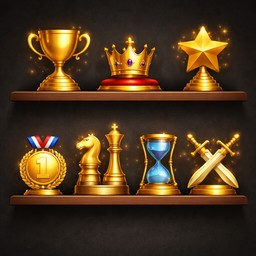
#> input picture src/Assets/connoisseur.jpg, 256 x 256 px
$ python docborder.py ../../../../src/Assets/connoisseur.jpg
#> lines starting #> are read from the running program, lines starting #| are printed output that depends on the picture
"""Stroke a hairline frame around a screenshot whose own edge does not show on the page.

A shot whose border colour matches the page it lands on has no visible boundary, so the reader
cannot see where the picture stops. macOS gives a decorated window a hairline for free; an
undecorated one, or a region crop, has none.

Two choices worth keeping:

  * The canvas GROWS by one pixel a side and the original is pasted inside it, so no pixel of the
    capture is overwritten. Every output is exactly +2 x +2 of its input.
  * The grey is DERIVED from the image's own edge luminance rather than fixed. A fixed light grey
    (the #BDBDBD macOS strokes windows with) is invisible against a near-white window edge on a
    near-white page, which is the exact case this exists for: measured 243 on this project's two
    settings-style windows.

Run through the capture scripts, never by hand: a border applied by hand is silently lost the next
time the shot is captured.

The untouched capture is copied to raw/<same name> beside the image just before it is framed, and
committed, so the frame can be redrawn with other settings on either machine without a re-shoot. A
shot this skips is not copied: it leaves unchanged, so the committed image is its own raw.

Usage: python docborder.py <image.png> [more.png ...]
"""
import os
import shutil
import sys
from PIL import Image

# How far the hairline sits from the image's own edge, in luminance. Clamped to a mid grey: a light
# one vanishes on a light page and a dark one on a dark page, and the border has to carry the
# contrast whenever the image itself barely differs from the page.
DISTANCE = 130
MIN_LUM, MAX_LUM = 96, 176


def edge_luminance(im):
    """Median luminance of the opaque pixels on the image's own one-pixel frame."""
    px, (w, h) = im.load(), im.size
    lums = []
    for x in range(0, w, 7):
        for y in (0, h - 1):
            r, g, b, a = px[x, y]
            if a > 200:
                lums.append(0.2126 * r + 0.7152 * g + 0.0722 * b)
    for y in range(0, h, 7):
        for x in (0, w - 1):
            r, g, b, a = px[x, y]
            if a > 200:
                lums.append(0.2126 * r + 0.7152 * g + 0.0722 * b)
    lums.sort()
    return lums[len(lums) // 2] if lums else 255.0


def border_grey(edge):
    away = edge - DISTANCE if edge > 127 else edge + DISTANCE
    return int(round(min(MAX_LUM, max(MIN_LUM, away))))


def add_border(path):
#> called with path = '../../../../src/Assets/connoisseur.jpg'
    im = Image.open(path).convert("RGBA")
    w, h = im.size
#> w = 256; h = 256
    if min(im.getpixel(c)[3] for c in ((0, 0), (w - 1, 0), (0, h - 1), (w - 1, h - 1))) < 255:
        # Transparent rounded corners: a square frame would box the corners and leave page
        # background inside it. Such an image needs a border tracing its shape, not this.
        print(f"skipped (transparent corners): {path}")
        return
    raw_dir = os.path.join(os.path.dirname(os.path.abspath(path)), "raw")
    os.makedirs(raw_dir, exist_ok=True)
    shutil.copy2(path, os.path.join(raw_dir, os.path.basename(path)))
    v = border_grey(edge_luminance(im))
#> after the loop in edge_luminance, `for x in range(0, w, 7):`: lums = 74 values, max 35.77 at index 35, min 14.78 at index 0, mean 23.57
#> after the loop in edge_luminance, `for y in range(0, h, 7):`: lums = 148 values, max 35.77 at index 35, min 13.78 at index 76, mean 23.72
#> in border_grey, `away = edge - DISTANCE if edge > 127 else edge + DISTANCE`: away = 153.6
#> v = 154
    out = Image.new("RGBA", (w + 2, h + 2), (v, v, v, 255))
    out.paste(im, (1, 1))
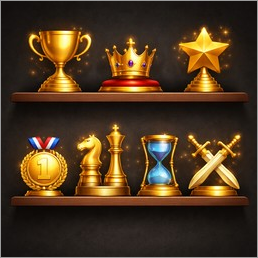
#> out: PIL image 258x258 RGBA; mean R, G, B, A 77, 55.4, 32.1, 255
    out.save(path)
    print(f"bordered {path}: {w}x{h} -> {w + 2}x{h + 2}, #{v:02x}{v:02x}{v:02x}")
#| bordered ../../../../src/Assets/connoisseur.jpg: 256x256 -> 258x258, #9a9a9a


for p in sys.argv[1:]:
    add_border(p)
